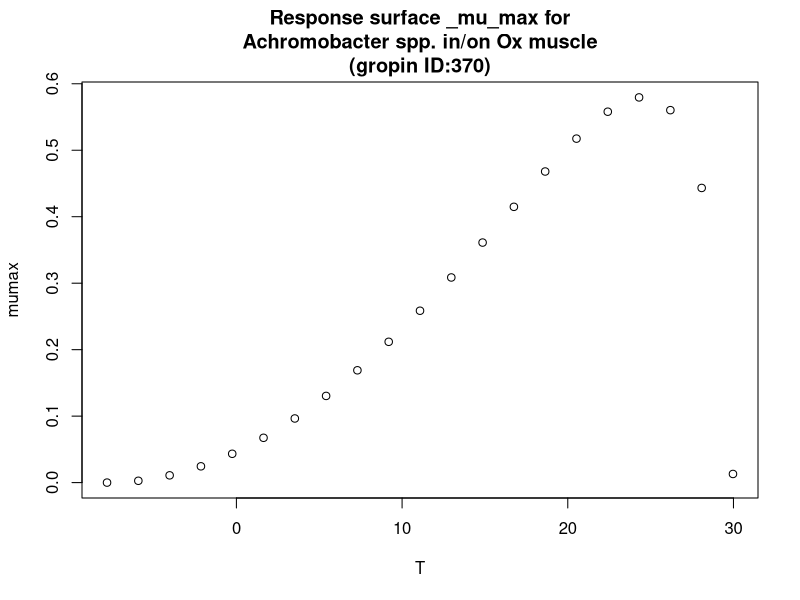

Recreate this plot in R.
#############################
# start of Parameter script
#############################
T <- seq(-7.8078,29.97002997003,length.out=21)
#############################
# end of Parameter script
#############################
############################# 
# start of Model script Gropin ID 370 
#############################
 
# constant coefficients for this model
 
variables <- data.frame(T)
argumentsPar <- unique.data.frame(expand.grid(variables))
 
# heart of the model
response_surface <- function(T) {
   mumax <-(5.8*(10^-1)*(T-30)*((T+7.8)^2))/((24.6+7.8)*((24.6+7.8)*(T-24.6)-(24.6-30)*(24.6-7.8-2*T)))

	return(mumax=mumax)
} 

# output parameters
responseSurface <- cbind(argumentsPar,response_surface(argumentsPar['T']))
colnames(responseSurface) <- c(colnames(argumentsPar),'mumax')
#############################
# End of Model script
#############################
############################# 
# start of Visualisation script Gropin ID 370 
#############################
titleText <-'Response surface _mu_max for
Achromobacter spp. in/on Ox muscle
(gropin ID:370)'
plot(T,responseSurface$'mumax',xlab='T',
                          ylab='mumax',main=titleText)
#############################
# End of Visualisation script
#############################
